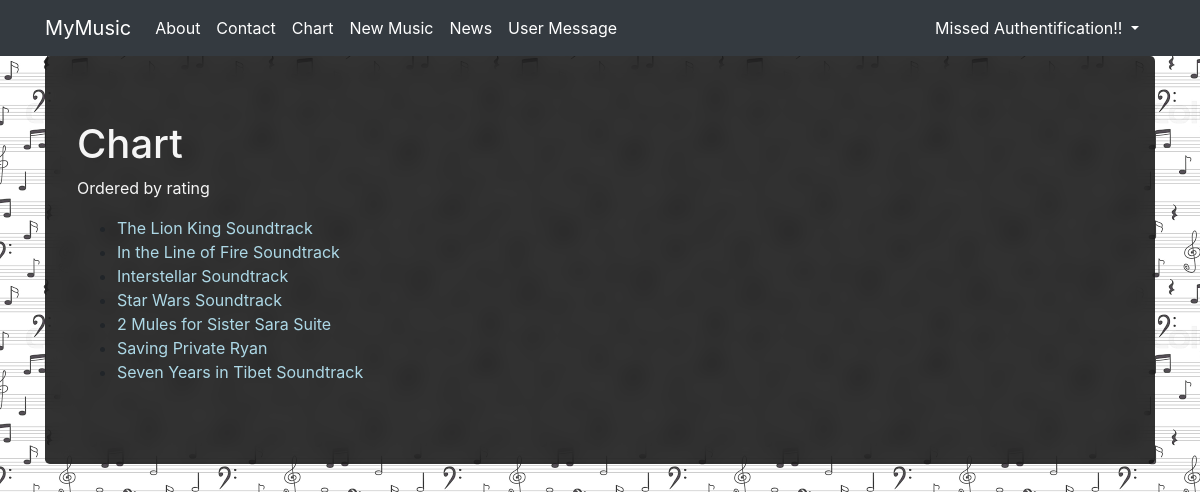
Screenshot of /chart/ with the database file from the repository.
### myapp/models.py (models this page shows, shortened)
class Album(models.Model):
    album_name = models.CharField(max_length=100)
    artists = models.ManyToManyField(Artist)
    genre = models.ManyToManyField(Genre)
    album_art = models.ImageField(upload_to='')
    release_date = models.DateField()
    average_rating = models.FloatField()
    links = models.URLField()

### myapp/views.py (the view)
# urls.py: path('chart/', chart, name='chart'),
def chart(request):
    albums = Album.objects.order_by('-average_rating')
    context = {
        'albums': albums,
    }
    return render(request, 'chart.html', context)

### myapp/templates/chart.html
{% extends 'base.html' %}
{% block content %}
<h1>Chart</h1>
<p>Ordered by rating </p>
<ul>
    {% for album in albums %}
    <li>
        <a href = "{% url 'album-detail' album.pk %}"> {{ album.album_name }}
        </a>
    </li>
    {% endfor %}
</ul>
{% endblock %}

### myapp/static/index.css (style rules this page uses)
body { background-image: url('/static/bck_images.png'); background-repeat: repeat; }
p,h1,h2,h3,h4,h5,h6,label { color: whitesmoke; }
a { color: lightblue; }

### rows the page displays
Album: album_name "The Lion King Soundtrack"
Album: album_name "In the Line of Fire Soundtrack"
Album: album_name "Interstellar Soundtrack"
Album: album_name "Star Wars Soundtrack"
Album: album_name "2 Mules for Sister Sara Suite"
Album: album_name "Saving Private Ryan"
Album: album_name "Seven Years in Tibet Soundtrack"
